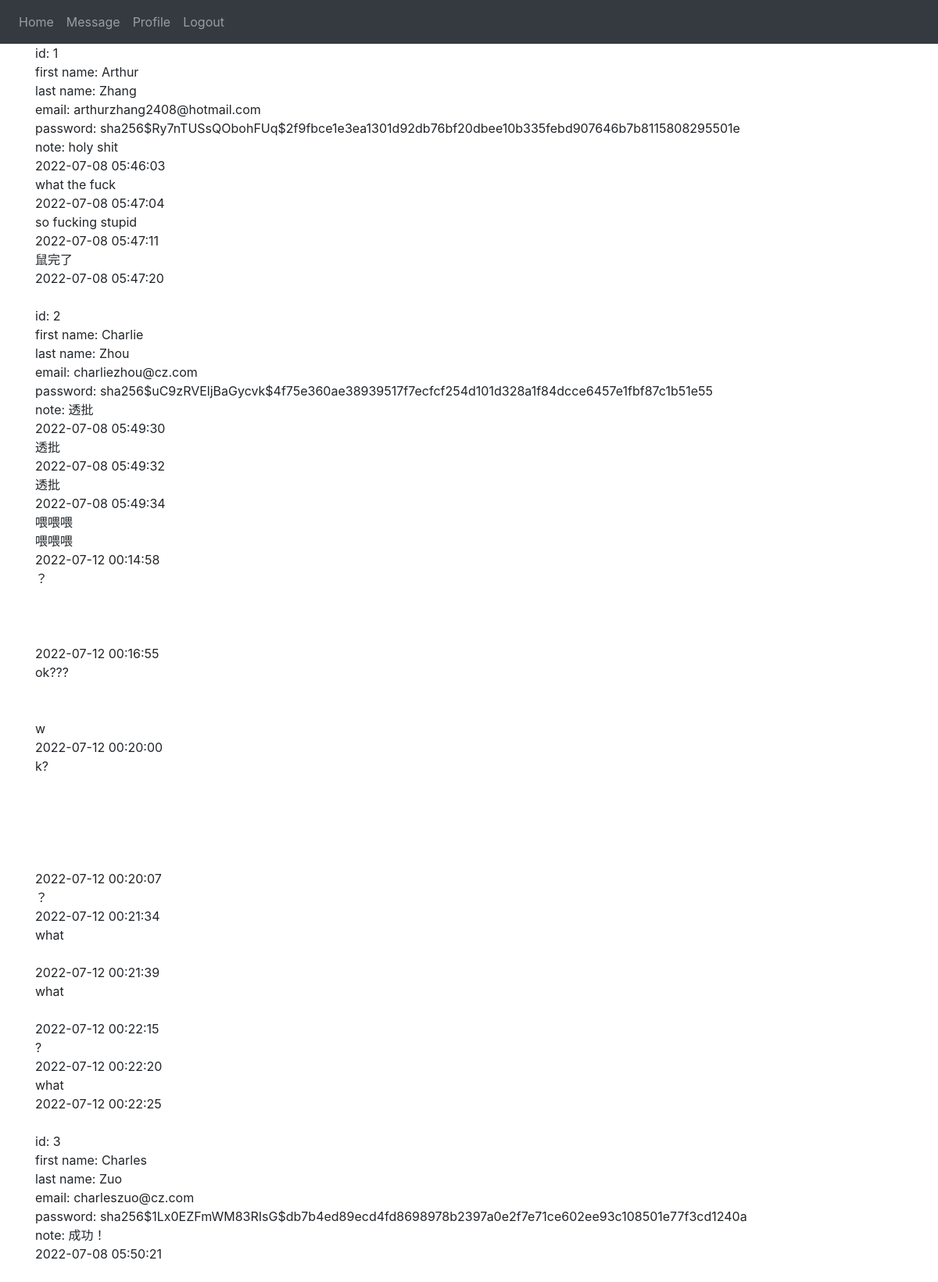
The page /admin (signed in) on the database its author committed.
### website/models.py (models this page shows)
class User(db.Model, UserMixin):
    id = db.Column(db.Integer, primary_key=True)
    email = db.Column(db.String(50), unique=True)
    password = db.Column(db.String(30))
    first_name = db.Column(db.String(50))
    last_name = db.Column(db.String(50))
    notes = db.relationship('Note')

class Note(db.Model):
    id = db.Column(db.Integer, primary_key=True)
    data = db.Column(db.String(1000000))
    date = db.Column(db.DateTime(timezone=True), default=func.now())
    user_id = db.Column(db.Integer, db.ForeignKey('user.id'))

### website/auth.py (the view)
@auth.route('/admin')
@login_required
def admin():
    if current_user.email != 'arthurzhang2408@hotmail.com':
        return redirect(url_for('views.home'))
    return render_template("admin.html", user=current_user, users=User.query.all())

### website/__init__.py (called while the page is built)
def create_app():
    app = Flask(__name__)
    app.config['SECRET_KEY'] = 'QAQ12345'
    app.config['SQLALCHEMY_DATABASE_URI'] = f'sqlite:///{DB_NAME}'
    db.init_app(app)
    from .views import views
    from .auth import auth
    app.register_blueprint(views, url_prefix='/')
    app.register_blueprint(auth, url_prefix='/')
    from .models import User, Note
    create_database(app)
    login_manager = LoginManager()
    login_manager.login_view = 'auth.login'
    login_manager.init_app(app)
    @login_manager.user_loader
    def load_user(id):
        return User.query.get(int(id))
    return app

### website/templates/admin.html
{% extends "base.html" %} {% block title %}Admin{% endblock %}
{% block content %}
{% for user in users %}
id: {{ user.id }}<br />
first name: {{ user.first_name }}<br />
last name: {{ user.last_name }}<br />
email: {{ user.email }}<br />
password: {{ user.password }}<br />
note: {% for note in user.notes %}
    {% for text in note.data.split('\n') %}
    {{ text }}
    <br />
    {% endfor %}
    {{ note.date }}
    <br />
    {% endfor %}
    <br />
{% endfor %}
{% endblock %}

### rows shown on the page
User: id "1", first_name "Arthur", last_name "Zhang", email "arthurzhang2408@hotmail.com", password "sha256$Ry7nTUSsQObohFUq$2f9fbce1e3ea1301d92db76bf20dbee10b335febd907646b7b8115808295501e"
Note: data "holy shit", date "2022-07-08 05:46:03"
Note: data "what the fuck", date "2022-07-08 05:47:04"
Note: data "so fucking stupid", date "2022-07-08 05:47:11"
Note: data "鼠完了", date "2022-07-08 05:47:20"
User: id "2", first_name "Charlie", last_name "Zhou", email "charliezhou@cz.com", password "sha256$uC9zRVEljBaGycvk$4f75e360ae38939517f7ecfcf254d101d328a1f84dcce6457e1fbf87c1b51e55"
Note: data "透批", date "2022-07-08 05:49:30"
Note: data "透批", date "2022-07-08 05:49:32"
Note: data "透批", date "2022-07-08 05:49:34"
Note: text "喂喂喂" "喂喂喂", date "2022-07-12 00:14:58"
Note: text "？", date "2022-07-12 00:16:55"
Note: text "ok???" "w", date "2022-07-12 00:20:00"
Note: text "k?", date "2022-07-12 00:20:07"
Note: text "？", date "2022-07-12 00:21:34"
Note: text "what", date "2022-07-12 00:21:39"
Note: text "what", date "2022-07-12 00:22:15"
Note: text "?", date "2022-07-12 00:22:20"
Note: data "what", date "2022-07-12 00:22:25"
User: id "3", first_name "Charles", last_name "Zuo", email "charleszuo@cz.com", password "sha256$1Lx0EZFmWM83RIsG$db7b4ed89ecd4fd8698978b2397a0e2f7e71ce602ee93c108501e77f3cd1240a"
Note: data "成功！", date "2022-07-08 05:50:21"
